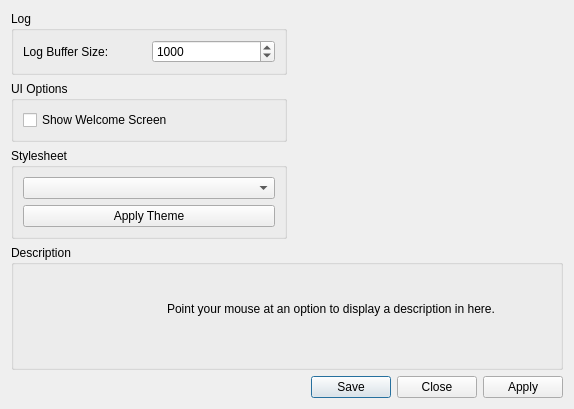
						<widget class="QWidget" name="gui_tab">
							<attribute name="title">
								<string>GUI</string>
							</attribute>
							<layout class="QVBoxLayout" name="gui_tab_layout" stretch="4,1,0">
								<item>
									<layout class="QHBoxLayout" name="gui_tab_content_layout" stretch="1,1">
										<item>
											<layout class="QVBoxLayout" name="gui_tab_left">
												<item>
													<widget class="QGroupBox" name="gb_log_settings">
														<property name="title">
															<string>Log</string>
														</property>
														<layout class="QVBoxLayout" name="gb_log_settings_layout">
															<item>
																<layout class="QHBoxLayout" name="log_buffer_layout">
																	<item>
																		<widget class="QLabel" name="log_buffer_size_label">
																			<property name="text">
																				<string>Log Buffer Size:</string>
																			</property>
																		</widget>
																	</item>
																	<item>
																		<widget class="QSpinBox" name="log_buffer_size">
																			<property name="specialValueText">
																				<string>Infinite</string>
																			</property>
																			<property name="minimum">
																				<number>0</number>
																			</property>
																			<property name="maximum">
																				<number>1000000</number>
																			</property>
																			<property name="value">
																				<number>1000</number>
																			</property>
																		</widget>
																	</item>
																</layout>
															</item>
														</layout>
													</widget>
												</item>
												<item>
													<widget class="QGroupBox" name="gb_ui_options">
														<property name="title">
															<string>UI Options</string>
														</property>
														<layout class="QVBoxLayout" name="gb_ui_options_layout">
															<item>
																<widget class="QCheckBox" name="show_welcome">
																	<property name="text">
																		<string>Show Welcome Screen</string>
																	</property>
																</widget>
															</item>
														</layout>
													</widget>
												</item>
												<item>
													<widget class="QGroupBox" name="gb_stylesheet">
														<property name="title">
															<string>Stylesheet</string>
														</property>
														<layout class="QVBoxLayout" name="gb_stylesheet_layout">
															<item>
																<widget class="QComboBox" name="combo_stylesheets"/>
															</item>
															<item>
																<widget class="QPushButton" name="btn_apply_stylesheet">
																	<property name="text">
																		<string>Apply Theme</string>
																	</property>
																</widget>
															</item>
														</layout>
													</widget>
												</item>
												<item>
													<spacer name="gui_tab_left_spacer">
														<property name="orientation">
															<enum>Qt::Orientation::Vertical</enum>
														</property>
														<property name="sizeHint" stdset="0">
															<size>
																<width>0</width>
																<height>0</height>
															</size>
														</property>
													</spacer>
												</item>
											</layout>
										</item>
										<item>
											<layout class="QVBoxLayout" name="gui_tab_right">
												<item>
													<spacer name="gui_tab_right_spacer">
														<property name="orientation">
															<enum>Qt::Orientation::Vertical</enum>
														</property>
														<property name="sizeHint" stdset="0">
															<size>
																<width>0</width>
																<height>0</height>
															</size>
														</property>
													</spacer>
												</item>
											</layout>
										</item>
									</layout>
								</item>
								<item>
									<widget class="QGroupBox" name="gb_description_gui">
										<property name="title">
											<string>Description</string>
										</property>
										<layout class="QVBoxLayout" name="gb_description_gui_layout">
											<item>
												<widget class="QLabel" name="description_gui">
													<property name="text">
														<string>
															Point your mouse at an option to display a description in here.

														</string>
													</property>
													<property name="textFormat">
														<enum>Qt::TextFormat::PlainText</enum>
													</property>
													<property name="alignment">
														<set>Qt::AlignmentFlag::AlignLeading|Qt::AlignmentFlag::AlignLeft|Qt::AlignmentFlag::AlignTop</set>
													</property>
													<property name="wordWrap">
														<bool>true</bool>
													</property>
												</widget>
											</item>
										</layout>
									</widget>
								</item>
								<item>
									<widget class="QDialogButtonBox" name="button_box_gui">
										<property name="standardButtons">
											<set>QDialogButtonBox::StandardButton::Apply|QDialogButtonBox::StandardButton::Close|QDialogButtonBox::StandardButton::Save</set>
										</property>
									</widget>
								</item>
							</layout>
						</widget>
